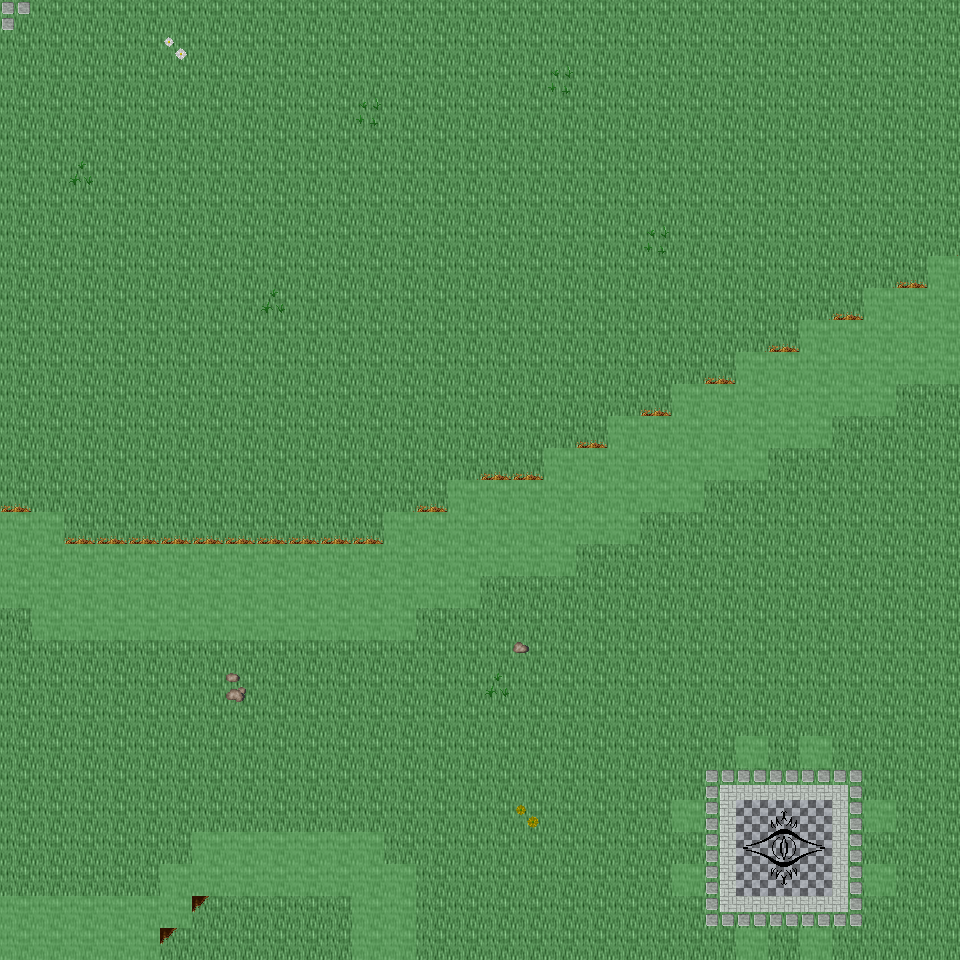

A level layout from a 2D game, rendered from its tile map. Below: a short description, then the map file with tile-grid data replaced by summaries:
An orthogonal 30x30 tile map with 32x32 px tiles, 6 tile layers (Ground, Object, Object2, Above, ...), 32 tilesets and 9 objects (9x mapExit).

<map version="1.0" orientation="orthogonal" renderorder="right-down" width="30" height="30" tilewidth="32" tileheight="32" nextobjectid="10">
  <tileset firstgid="1" name="tileset_ground_ground" tilewidth="32" tileheight="32" tilecount="33" columns="3">
    <image source="../drawable/tileset_ground_ground.png" width="96" height="352" />
  </tileset>
  <tileset firstgid="34" name="tileset_ground_ground_2" tilewidth="32" tileheight="32" tilecount="4" columns="4">
    <image source="../drawable/tileset_ground_ground_2.png" width="128" height="32" />
  </tileset>
  <tileset firstgid="38" name="tileset_ground_water_pool" tilewidth="32" tileheight="32" tilecount="72" columns="3">
    <image source="../drawable/tileset_ground_water_pool.png" width="96" height="768" />
  </tileset>
  <tileset firstgid="110" name="tileset_ground_ridge_earth_dark" tilewidth="32" tileheight="32" tilecount="96" columns="12">
    <image source="../drawable/tileset_ground_ridge_earth_dark.png" width="384" height="256" />
  </tileset>
  <tileset firstgid="206" name="tileset_plant_grasses" tilewidth="32" tileheight="32" tilecount="6" columns="3">
    <image source="../drawable/tileset_plant_grasses.png" width="96" height="64" />
  </tileset>
  <tileset firstgid="212" name="tileset_ground_rock_pebbles" tilewidth="32" tileheight="32" tilecount="3" columns="1">
    <image source="../drawable/tileset_ground_rock_pebbles.png" width="32" height="96" />
  </tileset>
  <tileset firstgid="215" name="tileset_plant_flower_daisy_yellow" tilewidth="32" tileheight="32" tilecount="8" columns="2">
    <image source="../drawable/tileset_plant_flower_daisy_yellow.png" width="64" height="128" />
  </tileset>
  <tileset firstgid="223" name="tileset_plant_flower_daisy_white" tilewidth="32" tileheight="32" tilecount="8" columns="2">
    <image source="../drawable/tileset_plant_flower_daisy_white.png" width="64" height="128" />
  </tileset>
  <tileset firstgid="231" name="tileset_ground_grass_edges" tilewidth="32" tileheight="32" tilecount="36" columns="12">
    <image source="../drawable/tileset_ground_grass_edges.png" width="384" height="96" />
  </tileset>
  <tileset firstgid="267" name="tileset_ground_earth_edges" tilewidth="32" tileheight="32" tilecount="18" columns="6">
    <image source="../drawable/tileset_ground_earth_edges.png" width="192" height="96" />
  </tileset>
  <tileset firstgid="285" name="tileset_ground_grass_corners" tilewidth="32" tileheight="32" tilecount="24" columns="6">
    <image source="../drawable/tileset_ground_grass_corners.png" width="192" height="128" />
  </tileset>
  <tileset firstgid="309" name="tileset_ground_square_paving" tilewidth="32" tileheight="32" tilecount="1" columns="1">
    <image source="../drawable/tileset_ground_square_paving.png" width="32" height="32" />
  </tileset>
  <tileset firstgid="310" name="tileset_plant_flower_daisy_red" tilewidth="32" tileheight="32" tilecount="8" columns="2">
    <image source="../drawable/tileset_plant_flower_daisy_red.png" width="64" height="128" />
  </tileset>
  <tileset firstgid="318" name="tileset_plant_flower_daisy_blue" tilewidth="32" tileheight="32" tilecount="8" columns="2">
    <image source="../drawable/tileset_plant_flower_daisy_blue.png" width="64" height="128" />
  </tileset>
  <tileset firstgid="326" name="tileset_plant_tree_tree_darkgreen" tilewidth="32" tileheight="32" tilecount="88" columns="8">
    <image source="../drawable/tileset_plant_tree_tree_darkgreen.png" width="256" height="352" />
  </tileset>
  <tileset firstgid="414" name="tileset_object_well" tilewidth="32" tileheight="32" tilecount="4" columns="2">
    <image source="../drawable/tileset_object_well.png" width="64" height="64" />
  </tileset>
  <tileset firstgid="418" name="tileset_plant_bush_bushes" tilewidth="32" tileheight="32" tilecount="10" columns="5">
    <image source="../drawable/tileset_plant_bush_bushes.png" width="160" height="64" />
  </tileset>
  <tileset firstgid="428" name="tileset_ground_eye" tilewidth="32" tileheight="32" tilecount="9" columns="3">
    <image source="../drawable/tileset_ground_eye.png" width="96" height="96" />
  </tileset>
  <tileset firstgid="437" name="tileset_plant_stump_rectangular" tilewidth="32" tileheight="32" tilecount="4" columns="2">
    <image source="../drawable/tileset_plant_stump_rectangular.png" width="64" height="64" />
  </tileset>
  <tileset firstgid="441" name="tileset_item_gothic_large_gravestone" tilewidth="32" tileheight="32" tilecount="9" columns="3">
    <image source="../drawable/tileset_item_gothic_large_gravestone.png" width="96" height="96" />
  </tileset>
  <tileset firstgid="450" name="tileset_logic_collision" tilewidth="32" tileheight="32" tilecount="1" columns="1">
    <image source="../drawable/tileset_logic_collision.png" width="32" height="32" />
  </tileset>
  <tileset firstgid="451" name="tileset_logic_item_herb" tilewidth="32" tileheight="32" tilecount="5" columns="5">
    <image source="../drawable/tileset_logic_item_herb.png" width="160" height="32" />
  </tileset>
  <tileset firstgid="456" name="tileset_ground_rock_rubble" tilewidth="32" tileheight="32" tilecount="9" columns="3">
    <image source="../drawable/tileset_ground_rock_rubble.png" width="96" height="96" />
  </tileset>
  <tileset firstgid="465" name="tileset_ground_rock_rocks_3" tilewidth="32" tileheight="32" tilecount="16" columns="4">
    <image source="../drawable/tileset_ground_rock_rocks_3.png" width="128" height="128" />
  </tileset>
  <tileset firstgid="481" name="tileset_ground_rock_large_boulder" tilewidth="32" tileheight="32" tilecount="9" columns="3">
    <image source="../drawable/tileset_ground_rock_large_boulder.png" width="96" height="96" />
  </tileset>
  <tileset firstgid="490" name="tileset_ground_rock_large_pebble" tilewidth="32" tileheight="32" tilecount="2" columns="2">
    <image source="../drawable/tileset_ground_rock_large_pebble.png" width="64" height="32" />
  </tileset>
  <tileset firstgid="492" name="tileset_ground_rock_rocks_2" tilewidth="32" tileheight="32" tilecount="4" columns="2">
    <image source="../drawable/tileset_ground_rock_rocks_2.png" width="64" height="64" />
  </tileset>
  <tileset firstgid="496" name="tileset_ground_green_paving" tilewidth="32" tileheight="32" tilecount="18" columns="3">
    <image source="../drawable/tileset_ground_green_paving.png" width="96" height="192" />
  </tileset>
  <tileset firstgid="514" name="tileset_logic_protection" tilewidth="32" tileheight="32" tilecount="2" columns="2">
    <image source="../drawable/tileset_logic_protection.png" width="64" height="32" />
  </tileset>
  <tileset firstgid="516" name="tileset_building_castle" tilewidth="32" tileheight="32" tilecount="320" columns="20">
    <image source="../drawable/tileset_building_castle.png" width="640" height="512" />
  </tileset>
  <tileset firstgid="836" name="tileset_logic_creature_ogre" tilewidth="32" tileheight="32" tilecount="4" columns="4">
    <image source="../drawable/tileset_logic_creature_ogre.png" width="128" height="32" />
  </tileset>
  <tileset firstgid="840" name="tileset_logic_creature_troll" tilewidth="32" tileheight="32" tilecount="4" columns="4">
    <image source="../drawable/tileset_logic_creature_troll.png" width="128" height="32" />
  </tileset>
  <layer name="Ground" width="30" height="30">
    <data>[900 cells, 900 non-empty, 1 distinct tile ids]</data>
  </layer>
  <layer name="Object" width="30" height="30">
    <data>[900 cells, 181 non-empty, 39 distinct tile ids]</data>
  </layer>
  <layer name="Object2" width="30" height="30">
    <data>[900 cells, 20 non-empty, 10 distinct tile ids]</data>
  </layer>
  <layer name="Above" width="30" height="30">
    <data>[900 cells, 6 non-empty, 1 distinct tile ids]</data>
  </layer>
  <layer name="Above2" width="30" height="30">
    <data>[900 cells, 0 non-empty, 0 distinct tile ids]</data>
  </layer>
  <layer name="Walkable" width="30" height="30">
    <data>[900 cells, 137 non-empty, 1 distinct tile ids]</data>
  </layer>
  <objectgroup name="MapEvents">
    <object id="1" name="north" type="mapExit" x="0" y="0" width="960" height="32">
      <properties>
        <property name="map" value="level_0_x120_y93" />
        <property name="x" value="0" />
        <property name="y" value="28" />
      </properties>
    </object>
    <object id="2" name="south" type="mapExit" x="160" y="928" width="192" height="32">
      <properties>
        <property name="map" value="level_0_x120_y95" />
        <property name="x" value="5" />
        <property name="y" value="1" />
      </properties>
    </object>
    <object id="3" name="south2" type="mapExit" x="416" y="928" width="320" height="32">
      <properties>
        <property name="map" value="level_0_x120_y95" />
        <property name="x" value="13" />
        <property name="y" value="1" />
      </properties>
    </object>
    <object id="4" name="south3" type="mapExit" x="768" y="928" width="32" height="32">
      <properties>
        <property name="map" value="level_0_x120_y95" />
        <property name="x" value="24" />
        <property name="y" value="1" />
      </properties>
    </object>
    <object id="5" name="south4" type="mapExit" x="832" y="928" width="128" height="32">
      <properties>
        <property name="map" value="level_0_x120_y95" />
        <property name="x" value="26" />
        <property name="y" value="1" />
      </properties>
    </object>
    <object id="6" name="west" type="mapExit" x="0" y="0" width="32" height="512">
      <properties>
        <property name="map" value="level_0_x119_y94" />
        <property name="x" value="28" />
        <property name="y" value="0" />
      </properties>
    </object>
    <object id="7" name="west2" type="mapExit" x="0" y="608" width="32" height="288">
      <properties>
        <property name="map" value="level_0_x119_y94" />
        <property name="x" value="28" />
        <property name="y" value="19" />
      </properties>
    </object>
    <object id="8" name="east" type="mapExit" x="928" y="0" width="32" height="256">
      <properties>
        <property name="map" value="level_0_x121_y94" />
        <property name="x" value="1" />
        <property name="y" value="0" />
      </properties>
    </object>
    <object id="9" name="east2" type="mapExit" x="928" y="384" width="32" height="576">
      <properties>
        <property name="map" value="level_0_x121_y94" />
        <property name="x" value="1" />
        <property name="y" value="12" />
      </properties>
    </object>
  </objectgroup>
</map>
